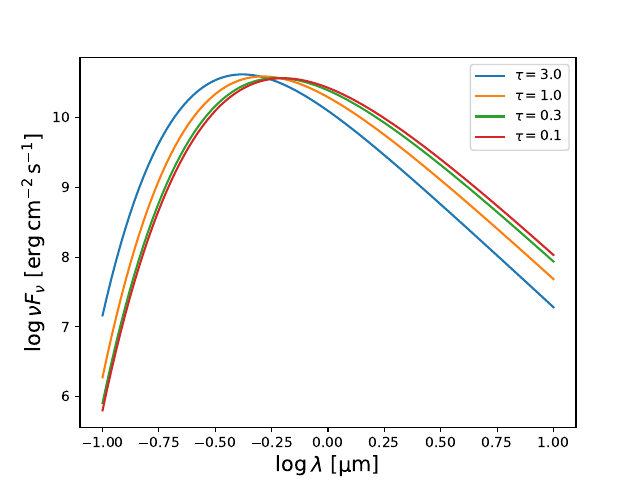

This figure's Python source:
import numpy as np
import matplotlib.pyplot as plt
import pandas as pd
from scipy.special import expn
from scipy.integrate import quad

def simpson(func, bounds, N):
    '''
    Function which solves the integral within the bounds using the Simpson method
    bounds: tuple of the bounds [e.g. (a,b)]
    N: int representing the number of slices we want
    '''
    a, b = bounds
    h = (b-a)/N
    res = func(a)+func(b)
    for k in range(2,N,2):
      #Even
      res += 2*func(a+k*h)
    for k in range(1,N,2):
      #Odd
      res += 4*func(a+k*h)
    return h/3*res

def E2(x:float) -> float:
    return expn(2, x)

def S_nu(tau_nu:float, nu:float) -> float:
   """We can use Planck's function as the source function because of local thermodynamic equilibrium."""
   T = ((3/4)*T_eff**4*(tau_nu+2/3))**(1/4)
   #print(T, T_eff, tau_nu)
   return 2*h*nu**3/c**2 * 1/(np.exp(h*nu/(k*T))-1)

def f_nu(nu:float, tau_nu:float) -> float:
    #print(quad(lambda t_nu: S_nu(nu, t_nu)*E2(t_nu-tau_nu), a=tau_nu, b=np.inf)[0], quad(lambda t_nu: S_nu(nu, t_nu)*E2(tau_nu-t_nu), a=0, b=tau_nu)[0])
    return 2*np.pi*quad(lambda t_nu: S_nu(t_nu, nu)*E2(t_nu-tau_nu), a=tau_nu, b=np.inf)[0] - 2*np.pi*quad(lambda t_nu: S_nu(t_nu,nu)*E2(tau_nu-t_nu), a=0, b=tau_nu)[0]

# CONSTANTS in gaussian units:
h = 6.626*10**(-27) # [erg.s]
k = 1.380649*10**(-16) # [erg/K]
c = 2.99792458*10**(10) # [cm/s]

taus = [3,1,0.3, .1] # Grey atmosphere, so kappa_nu = kappa, so tau is independent of nu
T_eff = 5500 # [K]

wavs = np.logspace(-5, -3, 100) # in cm so that when converted to microns it goes from -1 to 1 in logspace
freqs = c/wavs

for tau in taus:
  Fs = []
  for f in freqs:
    Fs.append(f_nu(f, tau))
  plt.plot(np.log10(wavs*1e4), np.log10(np.array(Fs)*freqs), marker="None", ls="-", label=r"$\tau$"+f"$ = ${tau:.1f}")
plt.xlabel(r"$\log \lambda$ [$\mathrm{\mu m}$]", fontsize=15)
plt.ylabel(r"$\log \nu F_\nu$ [$\mathrm{erg \, cm^{-2} \, s^{-1}}$]", fontsize=15)
plt.legend()
plt.savefig("ASTRO530/hw1.pdf")
plt.show()

# Integrate F over frequency at each tau:

for tau in taus:
  Flux_nu = lambda f: f_nu(f, tau)
  Fs = [] # Sample the flux at different freqs
  for f in freqs:
    Fs.append(f_nu(f, tau))
  Flux = np.trapezoid(Fs)
  print(tau, Flux)
  print(tau*T_eff**4)